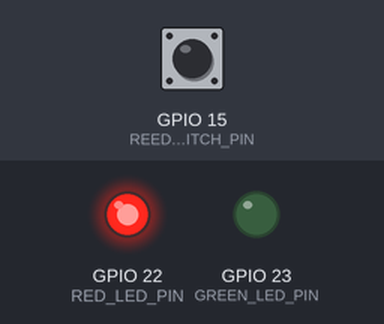
The sketch below on a simulated ESP32. On the bench: output pins drawn as LEDs (lit = HIGH). The inputs (shaded band) are chosen by the test bench; at power-on: GPIO 15 (REED_SWITCH_PIN) HIGH. WiFi joins after 1.5 s; servers stay silent unless stated; no MQTT or app messages arrive unless stated; what the sketch prints to the serial monitor is not drawn.

Above: at 2.7 s.
2.8 s: GPIO 15 (REED_SWITCH_PIN) pulled LOW for 0.15 s
At 4.1 s:
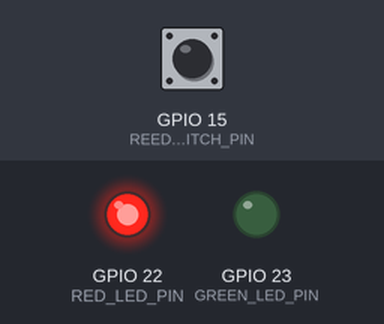
4.4 s: GPIO 15 (REED_SWITCH_PIN) pulled LOW for 3.2 s
At 5.5 s:
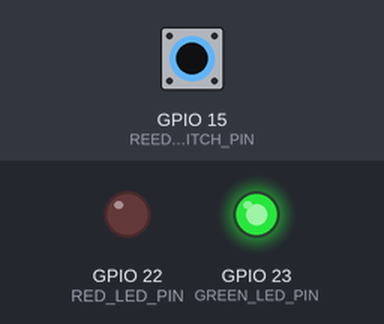
Timing chart, 0 to 9.2 s (numbered marks = the images above; inputs shaded):
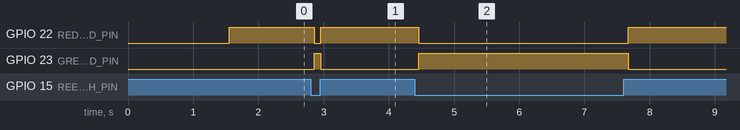

The sketch:

esp32_sentry_firmware.ino
```cpp
// FILE: esp32_sentry_firmware.ino
#include <WiFi.h>
#include <PubSubClient.h>

const int REED_SWITCH_PIN = 15; const int GREEN_LED_PIN = 23; const int RED_LED_PIN = 22;
const char* WIFI_SSID = "B100M-T8"; const char* WIFI_PASSWORD = "12345678";
const char* MQTT_BROKER_IP = "192.168.0.106"; // <<< YOUR RASPBERRY PI's IP
const int MQTT_PORT = 1883; const char* MQTT_DOOR_TOPIC = "server-room/01/status/door";

WiFiClient wifiClient; PubSubClient mqttClient(wifiClient); int lastDoorState = -1;

void setup_wifi() {
  Serial.print("Connecting to WiFi..."); WiFi.begin(WIFI_SSID, WIFI_PASSWORD);
  while (WiFi.status() != WL_CONNECTED) { delay(500); Serial.print("."); }
  Serial.println("\nWiFi connected.");
}

void reconnect_mqtt() {
  while (!mqttClient.connected()) {
    Serial.print("Attempting MQTT...");
    if (mqttClient.connect("esp32-sentry")) Serial.println("connected.");
    else { Serial.print("failed, rc="); Serial.print(mqttClient.state()); delay(5000); }
  }
}

void setup() {
  Serial.begin(115200); pinMode(REED_SWITCH_PIN, INPUT_PULLUP);
  pinMode(GREEN_LED_PIN, OUTPUT); pinMode(RED_LED_PIN, OUTPUT);
  setup_wifi(); mqttClient.setServer(MQTT_BROKER_IP, MQTT_PORT);
}

void loop() {
  if (WiFi.status() != WL_CONNECTED) setup_wifi();
  if (!mqttClient.connected()) reconnect_mqtt();
  mqttClient.loop();
  int currentDoorState = digitalRead(REED_SWITCH_PIN);
  if (currentDoorState != lastDoorState) {
    if (currentDoorState == HIGH) { // OPEN
      digitalWrite(GREEN_LED_PIN, LOW); digitalWrite(RED_LED_PIN, HIGH);
      mqttClient.publish(MQTT_DOOR_TOPIC, "OPEN");
    } else { // CLOSED
      digitalWrite(GREEN_LED_PIN, HIGH); digitalWrite(RED_LED_PIN, LOW);
      mqttClient.publish(MQTT_DOOR_TOPIC, "CLOSED");
    }
    lastDoorState = currentDoorState;
  }
  delay(100);
}
```

Measured:
- after the input at 2.8 s, GPIO 22 (RED_LED_PIN): HIGH → LOW after 0.06 s, → HIGH 0.10 s later; GPIO 23 (GREEN_LED_PIN): LOW → HIGH after 0.06 s, → LOW 0.10 s later
- after the input at 4.4 s, GPIO 22 (RED_LED_PIN): HIGH → LOW after 0.06 s, → HIGH 3.2 s later; GPIO 23 (GREEN_LED_PIN): LOW → HIGH after 0.06 s, → LOW 3.2 s later
